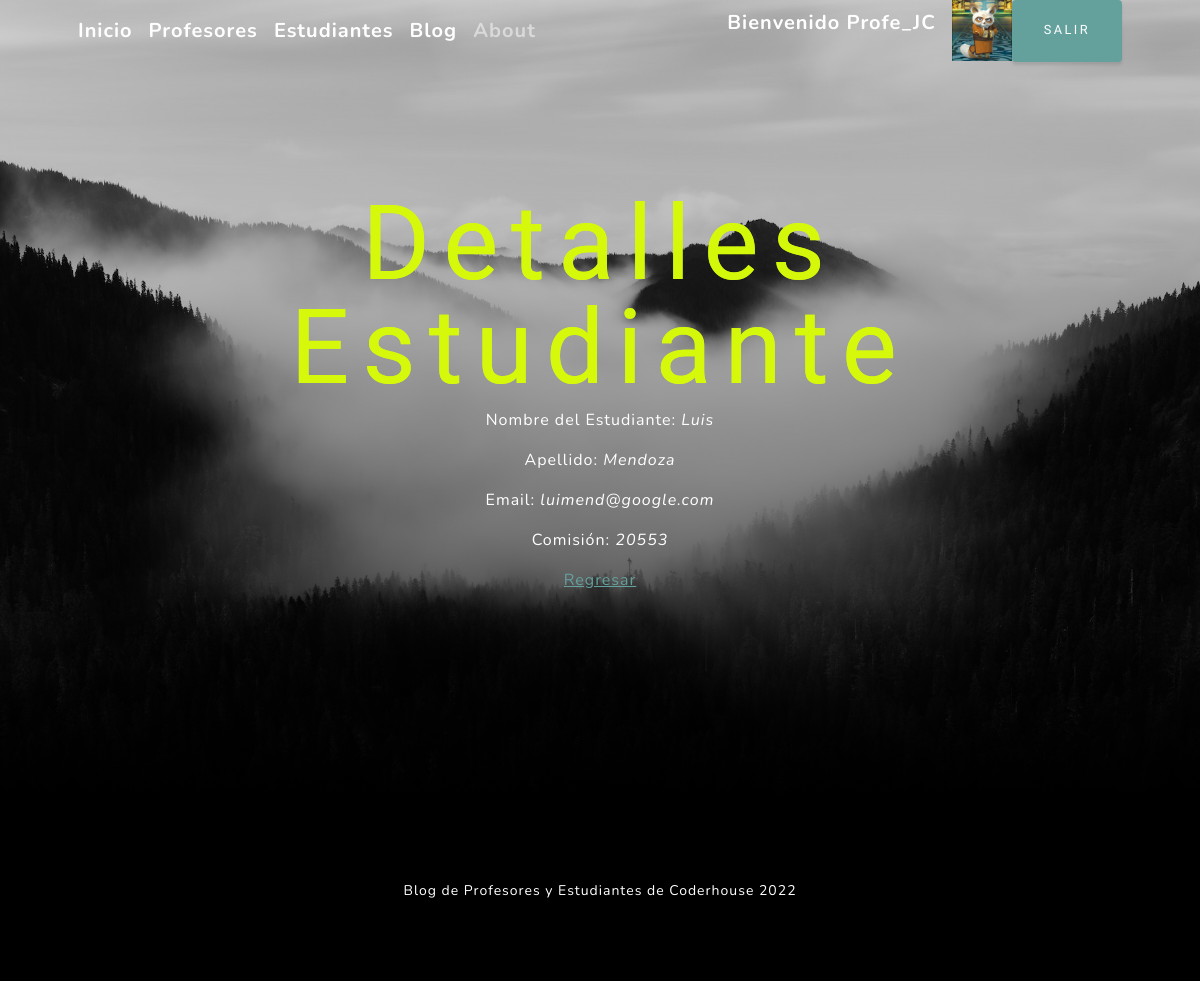
The app's page /Aplicacion/Epost/1/ (signed in) with its own data.
### Aplicacion/models.py (models this page shows, shortened)
class Avatar(models.Model):
    user = models.ForeignKey(User, on_delete=models.CASCADE)
    imagen = models.ImageField(upload_to = 'avatares', null = True, blank = True)
    class Meta:
        verbose_name = "Avatar"
        verbose_name_plural = "Avatares"

class Estudiante(models.Model):
    nombre = models.CharField(max_length=200)
    apellido = models.CharField(max_length=200)
    email = models.EmailField()
    comision = models.IntegerField()

### Aplicacion/views.py (the view)
# urls.py: re_path(r'^Epost/(?P<pk>\d+)/$', views.EstudianteDetalle.as_view(), name='StudentDetail'),
class EstudianteDetalle(DetailView):
    model = Estudiante
    template_name = "Aplicacion/Estudiantes/estudianteDetalle.html"

### Aplicacion/templates/Aplicacion/Estudiantes/estudianteDetalle.html
{% extends "Aplicacion/padre.html" %}
{% block contenidoModificable %}
    <h1>Detalles Estudiante</h1>
{% endblock %}
{% block contenido2 %}
<body>
    <p>Nombre del Estudiante: <i>{{ estudiante.nombre }} </i></p>
    <p>Apellido: <i>{{ estudiante.apellido }}</i></p>
    <p>Email: <i>{{ estudiante.email }} </i></p>
    <p>Comisión: <i>{{ estudiante.comision }} </i></p>
    <p>
        <a href="{% url 'ListEstudiantes' %}">Regresar</a>
    </p>
</body>
{% endblock %}

### Aplicacion/templates/Aplicacion/padre.html (shortened to what this page needs)
<!DOCTYPE html>
<html lang="en">
    <head>
        {% load static %}
        <link href="{% static 'Aplicacion/css/styles.css' %}" rel="stylesheet" />
    </head>
    <body id="page-top">
        <nav class="navbar navbar-expand-lg navbar-light fixed-top" id="mainNav">
            <div class="container px-4 px-lg-5">
                <a class="navbar-brand text-white" href="{% url 'Inicio' %}">Inicio</a>
                <a class="navbar-brand text-white" href="{% url 'ListProfesores' %}">Profesores</a>
                <a class="navbar-brand text-white" href="{% url 'ListEstudiantes' %}">Estudiantes</a>
                <a class="navbar-brand text-white" href="{% url 'ListBlogs' %}">Blog</a>
                <a class="navbar-brand" href="{% url 'aboutMe' %}">About</a>
                <div class="collapse navbar-collapse" id="navbarResponsive">
                    <ul class="navbar-nav ms-auto">
                        {% if user.is_authenticated %}
                        <p class="navbar-brand text-white">Bienvenido {{user.username}}</p>
                        {% with first_image=user.avatar_set.first %}
                            {% if first_image %}
                                <a href="{{ first_image.imagen.url }}" target="_blank">
                                <img src="{{ first_image.imagen.url }}" class="" style="max-width: 60px">
                            {% endif %}
                        {% endwith %}
                        <a class="btn btn-primary" href="{% url 'Logout' %}">Salir</a>
                        {% endif %}
                    </ul>
                </div>
            </div>
        </nav>
        <header class="masthead">
            <div class="container px-2 px-lg-3 d-flex h-100 align-items-center justify-content-center">
                <div class="d-flex justify-content-center">
                    <div class="text-center text-white">
                        <h1 class="mx-auto my-0 text-uppercase">
                        {% block contenidoModificable %}
                        {% endblock %}
                        </h1>
                        {% block contenido2 %}
                        {% endblock %}
                    </div>
                </div>
            </div>
        </header>
        <footer class="footer bg-black small text-center text-white"><div class="container px-4 px-lg-5">Blog de Profesores y Estudiantes de Coderhouse 2022</div></footer>
    </body>
</html>

### records on screen
Avatar: imagen (picture)
Estudiante: nombre "Luis", apellido "Mendoza", email "luimend@google.com", comision "20553"

### other values on screen
{{ user.username }} "Profe_JC"
